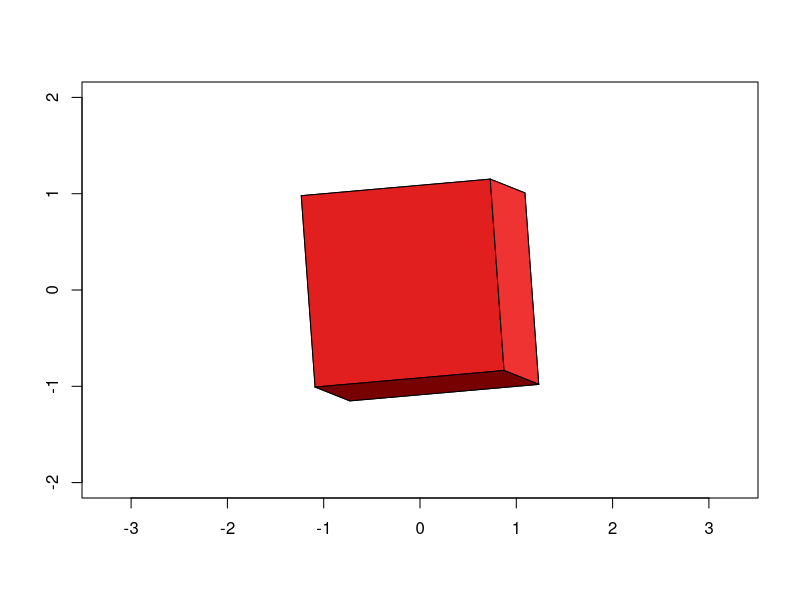
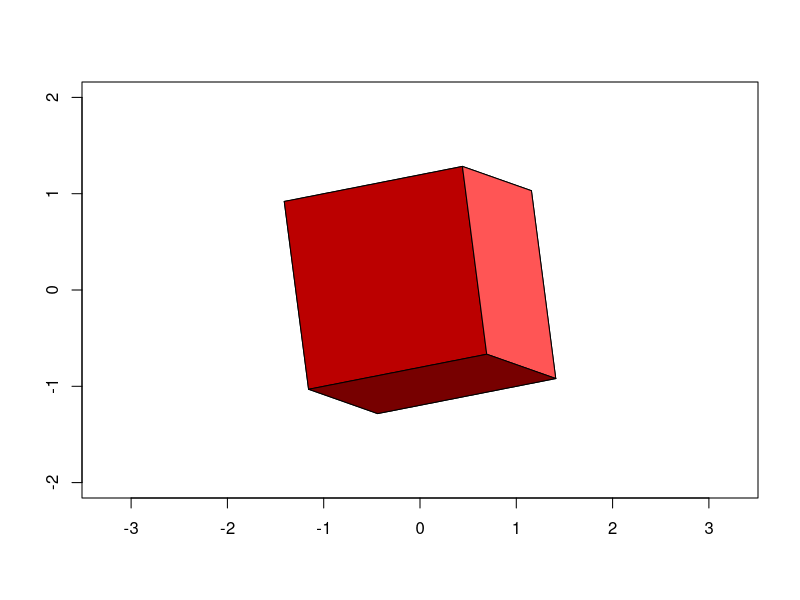
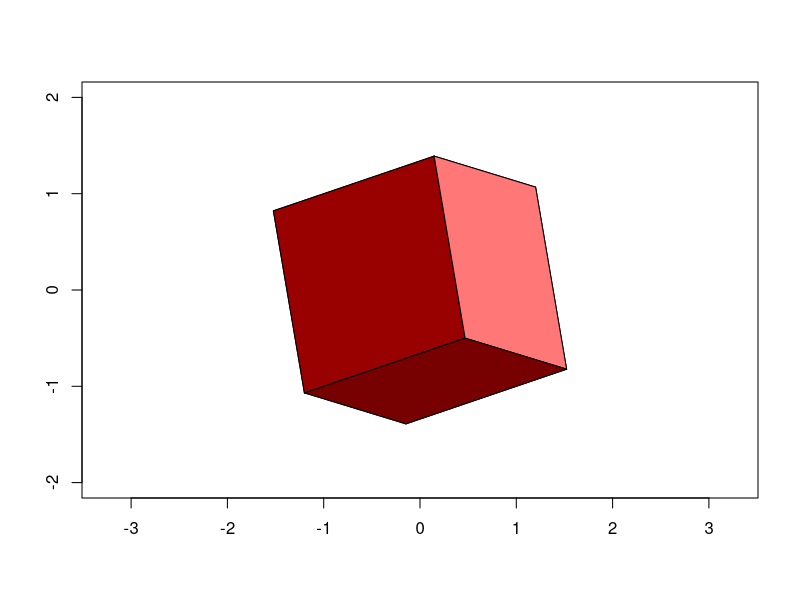
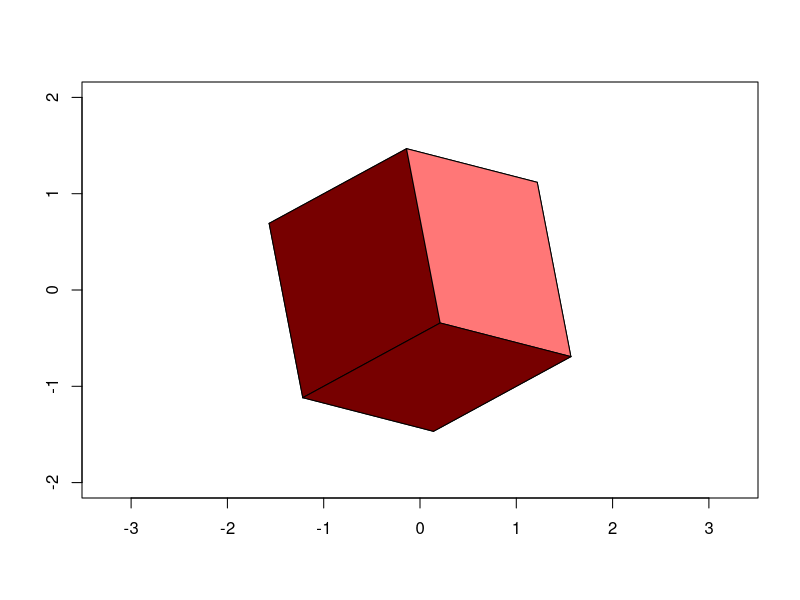
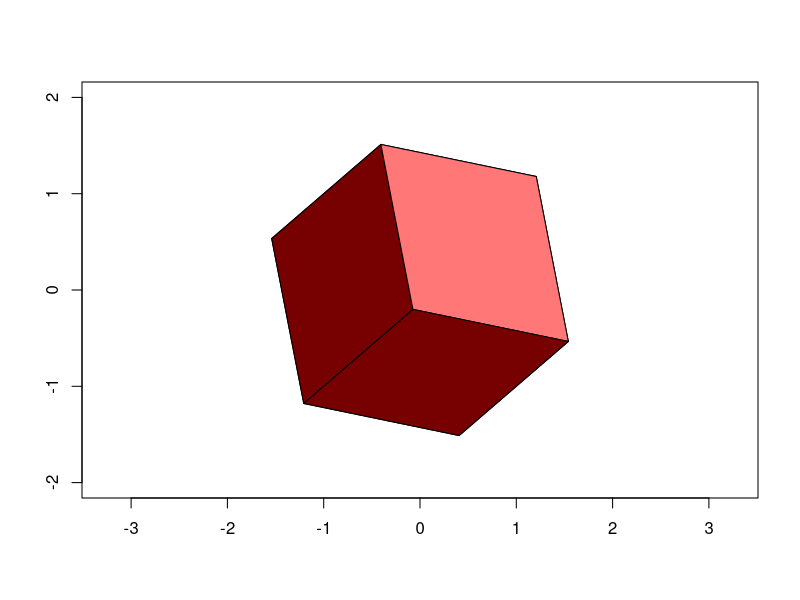
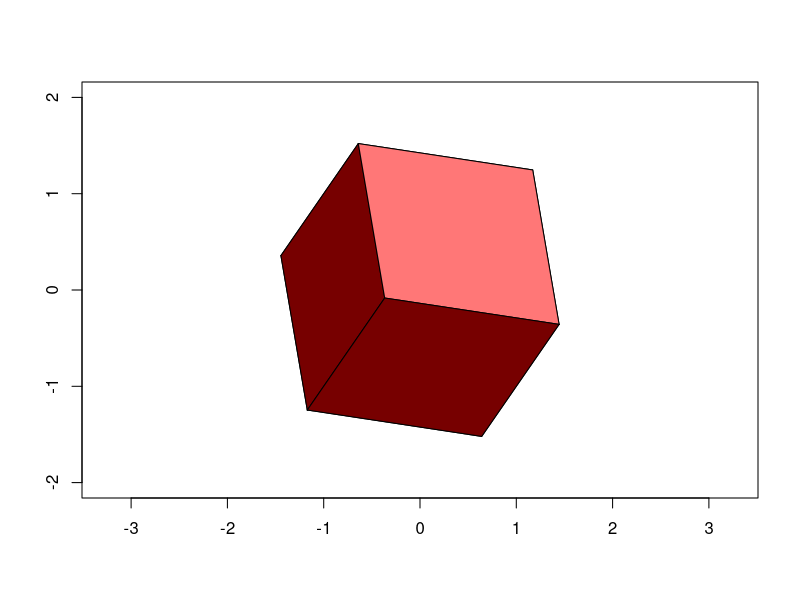
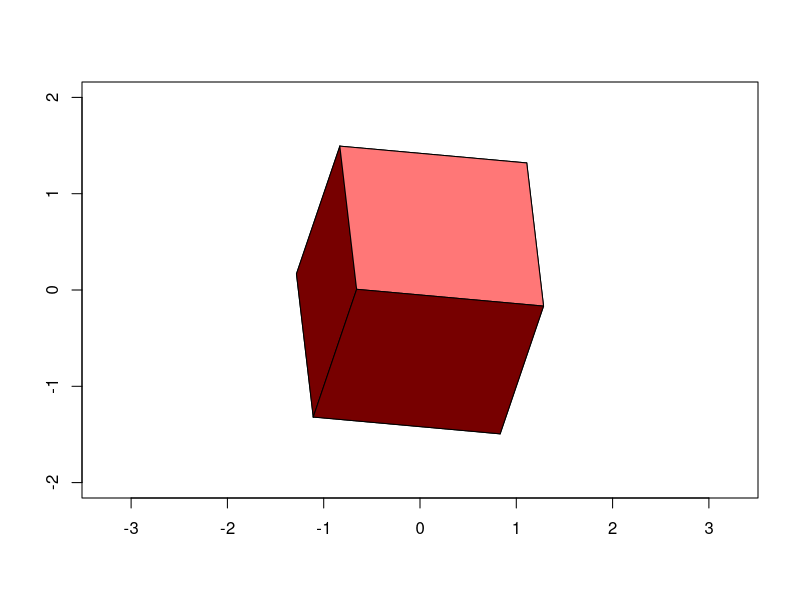
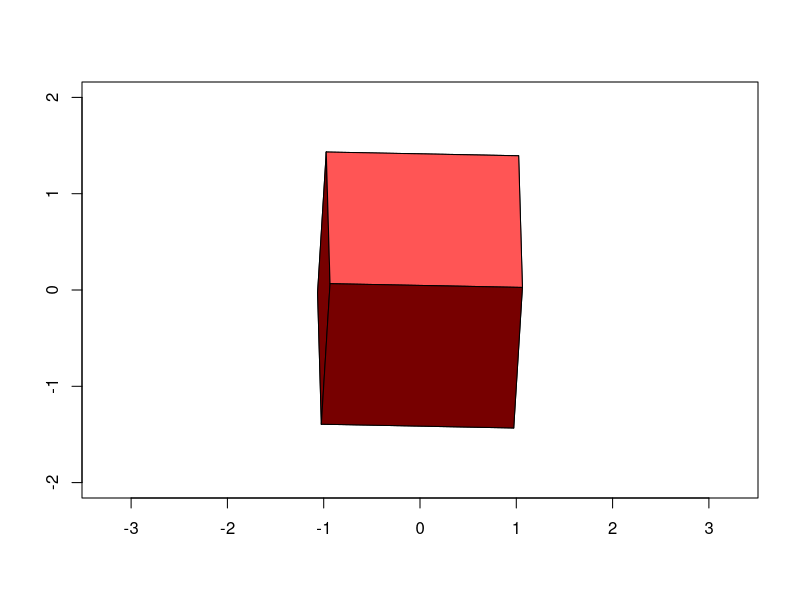

These figures' R source, in order: (Note: a time limit stopped this script after it produced the figures.)
rm(list=ls())

# install.packages('pracma')
library(pracma)

# Rotation function
# Input: Matrix 8x3 coordinates, Float angle in radians, String axis from ['x', 'y', 'z']
rotate <- function(coords, angle, axis) {
  
  if (axis == 'x') {
    
    rotation_matrix <- matrix(c(1, 0, 0,
                                0, cos(angle), -sin(angle),
                                0, sin(angle), cos(angle)), ncol = 3, byrow = TRUE)
    
    return(coords %*% t(rotation_matrix))
    
  } else if (axis == 'y') {
    
    rotation_matrix <- matrix(c(cos(angle), 0, sin(angle),
                                0, 1, 0,
                                -sin(angle), 0, cos(angle)), ncol = 3, byrow = TRUE)
    
    return(coords %*% t(rotation_matrix))
    
  } else if (axis == 'z') {
    
    rotation_matrix <- matrix(c(cos(angle), -sin(angle), 0,
                                sin(angle), cos(angle), 0,
                                0, 0, 1), ncol = 3, byrow = TRUE)
    
    return(coords %*% t(rotation_matrix))
  }
}

# Function to find face normals (cross product of 3 points of a face)
get_normal <- function(geometry_coords, faces_coords, face) {
  
  v1 <- geometry_coords[faces_coords[face, 3], ] - geometry_coords[faces_coords[face, 2], ]
  v2 <- geometry_coords[faces_coords[face, 1], ] - geometry_coords[faces_coords[face, 2], ]
  
  return(cross(v1, v2))
}

# Function to find visible edges
find_visible_edges <- function(geometry_coords, faces_coords, faces_edges, geometry_edges, viewer_vector) {
  
  visible_edges = matrix(nrow = 0, ncol = 2)
  
  for (face in 1:nrow(faces_coords)) {
    normal <- get_normal(geometry_coords, faces_coords, face)
    
    if (dot(viewer_vector, normal) < 0) {
      visible_edges <- rbind(visible_edges, geometry_edges[faces_edges[face, ], ])
    }
  }
  
  return(unique(visible_edges))
}

# Function to get visible faces and the dot product between their normals and light vector
get_polygons <- function(geometry_coords, faces_coords, light_vector, viewer_vector) {
  
  # polygons matrix will store the indices of faces and the value of lightness
  polygons = matrix(nrow = 0, ncol = 2)
  
  for (face in 1:nrow(faces_coords)) {
    normal <- get_normal(geometry_coords, faces_coords, face)
    
    if (dot(viewer_vector, normal) < 0) {
      # calculate lightness as a negative dot product of normal with a light vector
      lightness = floor(-dot(light_vector, normal))
      # normalize to a scale of 10 colors (can be more if more colors are added later)
      lightness <- if (lightness < 1) 1 else lightness
      lightness <- if (lightness >10 ) 10 else lightness
      
      polygons = rbind(polygons, c(face, lightness))
    }
  }
  
  return(polygons)
}

# Create an 8x3 matrix with the coordinates of the cube's vertices (initially standing straight)
geometry_coords <- matrix(c(-1, -1, -1,
                        1, -1, -1,
                        1, 1, -1,
                        -1, 1, -1,
                        -1, -1, 1,
                        1, -1, 1,
                        1, 1, 1,
                        -1, 1, 1), ncol = 3, byrow = TRUE)

# And instantiate all the cube's edges
geometry_edges <- matrix(c(1, 2, 
                       2, 3, 
                       3, 4, 
                       4, 1,
                       5, 6, 
                       6, 7, 
                       7, 8, 
                       8, 5,
                       1, 5, 
                       2, 6, 
                       3, 7, 
                       4, 8), ncol = 2, byrow = TRUE)

# Faces instantiated by their 4 vertices
faces_coords <- matrix(c(4, 3, 2, 1,
                       2, 3, 7, 6,
                       5, 8, 4, 1,
                       1, 2, 6, 5,
                       7, 3, 4, 8,
                       5, 6, 7, 8), ncol = 4, byrow = TRUE)

# Faces instantiated by their edges (the same order as in faces_coords)
faces_edges <- matrix(c(1, 2, 3, 4,
                        2, 11, 6, 10,
                        8, 12, 4, 9,
                        1, 10, 5, 9,
                        11, 3, 12, 7,
                        5, 6, 7, 8), ncol = 4, byrow = TRUE)

# Set the step angles (any) to rotate the cube
angle_x = 5 * (pi / 180) 
angle_y = 10 * (pi / 180)
angle_z = 5 * (pi / 180)

# set the vector of the viewport (z axis into the screen)
viewer_vector = c(0, 0, 1)
# set the vector of the lighting for shading (preferably unit vector)
light_vector = c(-2/sqrt(3), -2/sqrt(3), 2/sqrt(3))
# set a vector of color values (first darker then lighter)
lightness_levels <- c(
  "#770000", "#990000", "#BB0000", "#E21F1F",
  "#EF3232", "#FF5555", "#FF7777", "#FF9999",
  "#FFBBBB", "#FFDDDD"
)

# Plot the cube in a while loop to create an animation
while (TRUE) {
  
  geometry_coords <- rotate(geometry_coords, angle_x, 'x')
  geometry_coords <- rotate(geometry_coords, angle_y, 'y')
  geometry_coords <- rotate(geometry_coords, angle_z, 'z')
  
  plot(geometry_coords[, 1], geometry_coords[, 2], type = "n", asp = 1,
       xlim = c(-2, 2), ylim = c(-2, 2), xlab = '', ylab = '')
  
  visible_edges = find_visible_edges(geometry_coords, faces_coords, faces_edges, geometry_edges, viewer_vector)
  
  for (edge in 1:nrow(visible_edges)) {
    lines(geometry_coords[visible_edges[edge, ], 1], geometry_coords[visible_edges[edge, ], 2])
  }
  
  polygons = get_polygons(geometry_coords, faces_coords, light_vector, viewer_vector)
  
  for (i in 1:nrow(polygons)) {
  
    x = geometry_coords[faces_coords[polygons[i, 1], ], 1]
    y = geometry_coords[faces_coords[polygons[i, 1], ], 2]
    polygon(x, y, col = lightness_levels[polygons[i, 2]])
    
  }
  
  # Also plot vertex indices for debug
  # for (i in 1:8) {
  #   text(geometry_coords[i, 1], geometry_coords[i, 2], labels = i, pos = 3)
  # }
  
  Sys.sleep(0.1)
}
